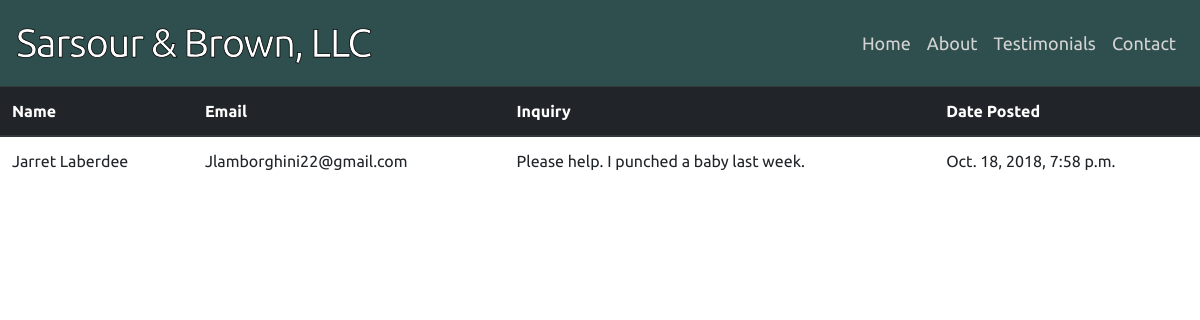
Before: /display_inquiries/ with the older database file.
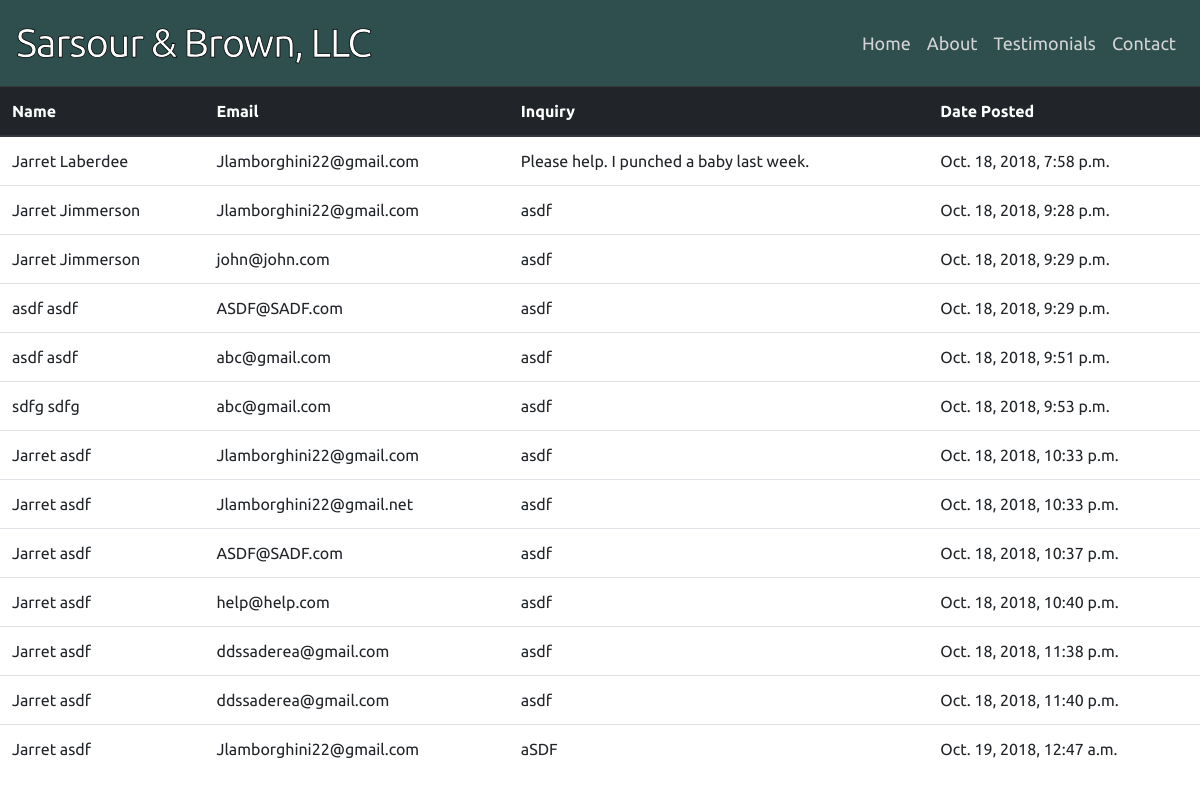
After: the same page with the newer database file.
### home/models.py (models this page shows, shortened)
class Submitter(models.Model):
    first_name = models.CharField(max_length=100)
    last_name = models.CharField(max_length=100, default="Doe")
    email = models.EmailField(max_length=100)
    body = models.CharField(max_length=250)
    date_submitted = models.DateTimeField(default=timezone.now)

### home/views.py (the view)
# urls.py: path('display_inquiries/', views.display_inquiries, name='display_inquiries'),
def display_inquiries(request):
    query_results = Submitter.objects.all()
    context = {'query_results': query_results, 'n': range(10000)}
    return render(request, 'home/display_inquiries.html', context)

### home/templates/home/display_inquiries.html
{% extends 'home/base.html' %}
{% block display_inquiries %}
    <table class="table">
        <thead class="thead-dark">
            <tr>
                <th scope="col">Name</th>
                <th scope="col">Email</th>
                <th scope="col">Inquiry</th>
                <th scope="col">Date Posted</th>
            </tr>
        </thead>
        {% for item in query_results %}
        <tr>
            <td>{{ item.first_name }} {{ item.last_name }} </td>
            <td>{{ item.email }}</td>
            <td>{{ item.body }}</td>
            <td>{{ item.date_submitted }}</td>
        </tr>
        {% endfor %}
    </table>
{% endblock %}

Changed rows visible on the page:
added Submitter: first_name "Jarret", last_name "Jimmerson", email "Jlamborghini22@gmail.com", body "asdf", date_submitted "Oct. 18, 2018, 9:28 p.m."
added Submitter: first_name "Jarret", last_name "Jimmerson", email "john@john.com", body "asdf", date_submitted "Oct. 18, 2018, 9:29 p.m."
added Submitter: first_name "asdf", last_name "asdf", email "ASDF@SADF.com", body "asdf", date_submitted "Oct. 18, 2018, 9:29 p.m."
added Submitter: first_name "asdf", last_name "asdf", email "abc@gmail.com", body "asdf", date_submitted "Oct. 18, 2018, 9:51 p.m."
added Submitter: first_name "sdfg", last_name "sdfg", email "abc@gmail.com", body "asdf", date_submitted "Oct. 18, 2018, 9:53 p.m."
added Submitter: first_name "Jarret", last_name "asdf", email "Jlamborghini22@gmail.com", body "asdf", date_submitted "Oct. 18, 2018, 10:33 p.m."
added Submitter: first_name "Jarret", last_name "asdf", email "Jlamborghini22@gmail.net", body "asdf", date_submitted "Oct. 18, 2018, 10:33 p.m."
added Submitter: first_name "Jarret", last_name "asdf", email "ASDF@SADF.com", body "asdf", date_submitted "Oct. 18, 2018, 10:37 p.m."
added Submitter: first_name "Jarret", last_name "asdf", email "help@help.com", body "asdf", date_submitted "Oct. 18, 2018, 10:40 p.m."
added Submitter: first_name "Jarret", last_name "asdf", email "ddssaderea@gmail.com", body "asdf", date_submitted "Oct. 18, 2018, 11:38 p.m."
added Submitter: first_name "Jarret", last_name "asdf", email "ddssaderea@gmail.com", body "asdf", date_submitted "Oct. 18, 2018, 11:40 p.m."
added Submitter: first_name "Jarret", last_name "asdf", email "Jlamborghini22@gmail.com", body "aSDF", date_submitted "Oct. 19, 2018, 12:47 a.m."
